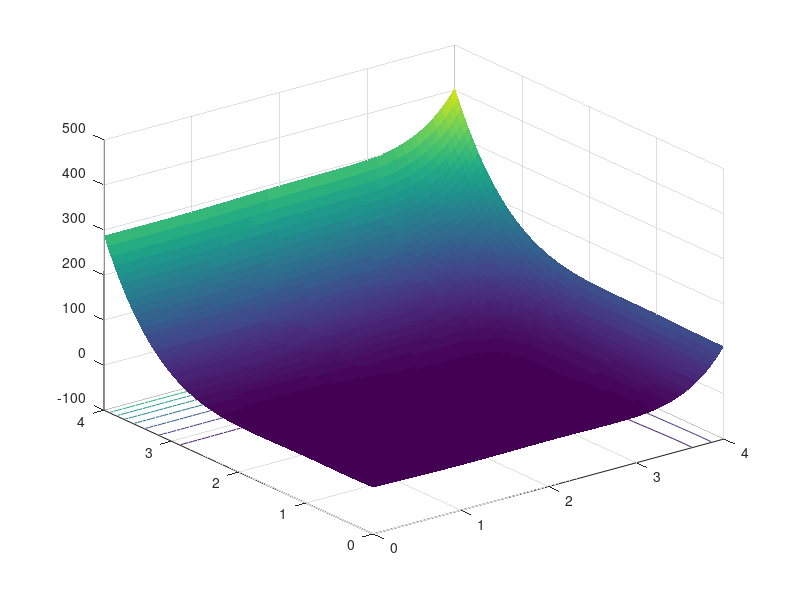

Write MATLAB code to recreate this figure. (Note: this script raises an error after producing the figure.)
function []=ParticleSwarm()

% PSO implementation -1
% PSO1;

% PSO implementation -2
PSO2;

function []=PSO1()
clc; clear all; close all; dbstop if error;% program management
% Michaelwicz Function f*=-1.801 at [2.20319,1.57049]
fstr='-sin(x)*(sin(x^2/pi))^20-sin(y)*(sin(2*y^2/pi))^20';
% Converting to an inline function and vectorization
f=vectorize(inline(fstr));

% PSO parameter
Num_iterations=50; n=20; 
% range= [xmin xmax ymin ymax] ;
range=[0 4 0 4];
% Setting the parameters: alpha, beta
alpha=0.2; beta=0.5;
% Grid values of the objective for visualization only
Ndiv=100;
dx=(range(2)-range(1))/Ndiv;dy=(range(4)-range(3))/Ndiv;
xgrid=range(1):dx:range(2); ygrid=range(3):dy:range(4);
[x,y]=meshgrid(xgrid,ygrid);
z=f(x,y);
% Display the shape of the function to be optimized
figure(1); surfc(x,y,z);
best=zeros(Num_iterations,3); % initialize history

% Start Particle Swarm Optimization
% generating the initial locations of n particles
[xn,yn]=init_pso(n,range);
% Display the particle paths and contour of the function
figure(2); Fit=realmax; Fit_=[];
% Start iterations
for i=1:Num_iterations,
  % Show the contour of the function
  contour(x,y,z,15); hold on;
  % Find the current best location (xo,yo)
  zn=f(xn,yn);
  zn_min=min(zn);
  xo=min(xn(zn==zn_min));
  yo=min(yn(zn==zn_min));
  zo=min(zn(zn==zn_min));
  if zn_min<Fit,
    Fit=zn_min;
  end;
  Fit_=[Fit_ Fit];
  % Trace the paths of all roaming particles
  % Display these roaming particles
  plot(xn,yn,'.',xo,yo,'*'); axis(range); 
  pause((Num_iterations-i)*0.02);
  % Move all the particles to new locations
  [xn,yn]=pso_move(xn,yn,xo,yo,alpha,beta,range);
  % Use "hold on" to display paths of particles
  hold off;
  % History
  best(i,1)=xo; best(i,2)=yo; best(i,3)=zo;
end % end of iterations
figure; plot(Fit_); grid on; 
xlabel('Generations'); ylabel('Fitness');

% All subfunctions are listed here

% Intial locations of n particles
function [xn,yn]=init_pso(n,range)
xrange=range(2)-range(1); yrange=range(4)-range(3);
xn=rand(1,n)*xrange+range(1);
yn=rand(1,n)*yrange+range(3);

% Move all the particles toward (xo.yo)
function [xn,yn]=pso_move(xn,yn,xo,yo,a,b,range)
nn=size(yn,2); %a=alpha, b=beta
xn=xn.*(1-b)+xo.*b+a.*(rand(1,nn)-0.5);
yn=yn.*(1-b)+yo.*b+a.*(rand(1,nn)-0.5);
[xn,yn]=findrange(xn,yn,range);

% Make sure the particles are within the range
function [xn,yn]=findrange(xn,yn,range)
nn=length(yn);
for i=1:nn,
  if xn(i)<=range(1), xn(i)=range(l); end
  if xn(i)>=range(2), xn(i)=range(2); end
  if yn(i)<=range(3), yn(i)=range(3); end
  if yn(i)>=range(4), yn(i)=range(4); end
end


function []=PSO2()
clc; clear all; close all; dbstop if error;
% alternative PSO implementation

% find minimum of objective function
R=[4]; R=[0 1 0 1]*R;% range
[x,y]=meshgrid(R(1):0.05:R(2),R(3):0.05:R(4));% mesh grid points
f=ObjFunc(x,y);% objective function values
fig=figure; surfc(x,y,f,'edgecolor','none');% show objective surface surface
hold on; grid on; alpha(0.5); xlabel('x'); ylabel('y'); zlabel('f','rotation',0);

% PSO parameters
PSO.G=30; PSO.N=50;% generation, particles
PSO.w=0.6; PSO.r1=1.5; PSO.r2=1.5;% inertial, random gain factos
PSO.V=zeros(2,PSO.N);% particle velocity
PSO.Gbest=[]; PSO.gbest=realmax;% group best particle, value
PSO.Pbest=[]; PSO.pbest=ones(1,PSO.N)*realmax;% particle best, value
for n=1:PSO.N,% generate particles
  PSO.X(:,n)=NewParticle(R);
end;
f=ObjFunc(PSO.X(1,:),PSO.X(2,:));% show objective function values
hdL=plot3(PSO.X(1,:),PSO.X(2,:),f,'r.');% on surface
hdL0=plot3(0,0,0,'b*'); Fit_=[];

% PSO process
for g=1:PSO.G,% each generation
  for n=1:PSO.N,% each particle
    f(g,n)=ObjFunc(PSO.X(1,n),PSO.X(2,n));% objective function values
    if f(g,n)<PSO.gbest,% check global best particle
      PSO.gbest=f(g,n);% update value
      PSO.Gbest=PSO.X(:,n);% update group best particle
      title(sprintf('f=%5.3f X= %5.3f %5.3f',PSO.gbest,PSO.Gbest));% show
    end;
    if f(g,n)<PSO.pbest(n),% check particle best history
      PSO.pbest(n)=f(g,n);% update particle value
      PSO.Pbest(:,n)=PSO.X(:,n);% update particle
    end;
  end;
  Fit_=[Fit_ PSO.gbest];
  % show particles
  set(hdL,'xdata',PSO.X(1,:),'ydata',PSO.X(2,:),'zdata',f(g,:));
  set(hdL0,'xdata',PSO.Gbest(1),'ydata',PSO.Gbest(2),'zdata',PSO.gbest);
  drawnow; pause(0.2);
  % PSO update
  PSO.V=PSO.w*PSO.V+...
    PSO.r1*rand(2,PSO.N).*(repmat(PSO.Gbest,1,PSO.N)-PSO.X)+...
    PSO.r2*rand(2,PSO.N).*(PSO.Pbest-PSO.X);% update particle velocity
  PSO.X=PSO.X+PSO.V;% update particle position
  % PSO check range
  for n=1:PSO.N,% each particle
    mi1=min(PSO.X(1,n)); mx1=max(PSO.X(1,n));% min, max values
    mi2=min(PSO.X(2,n)); mx2=max(PSO.X(2,n));
    if (mi1<R(1) | mx1>R(2) | mi2<R(3) | mx2>R(4)),% out of range
      PSO.X(:,n)=NewParticle(R);% regenerate new particle
    end;
  end;  
end;
figure; stairs(Fit_); grid on;
xlabel('Generations'); ylabel('Fitness');

% calculate objective function
function [f]=ObjFunc(x,y)
% f=-sin(x).*(sin(x.^2./pi)).^20-sin(y).*(sin(2.*y.^2./pi)).^20;
x=x-1; y=y-1; f=(4-2.1.*x.^2+x.^4/3).*x.^2+x.*y+4.*(y.^2-1).*y.^2;

% generate new particle
function [X]=NewParticle(R)
X=rand(2,1);% uniform random value
X(1,:)=(X(1,:)-R(1))*R(2);% align within ranges
X(2,:)=(X(2,:)-R(3))*R(4);
